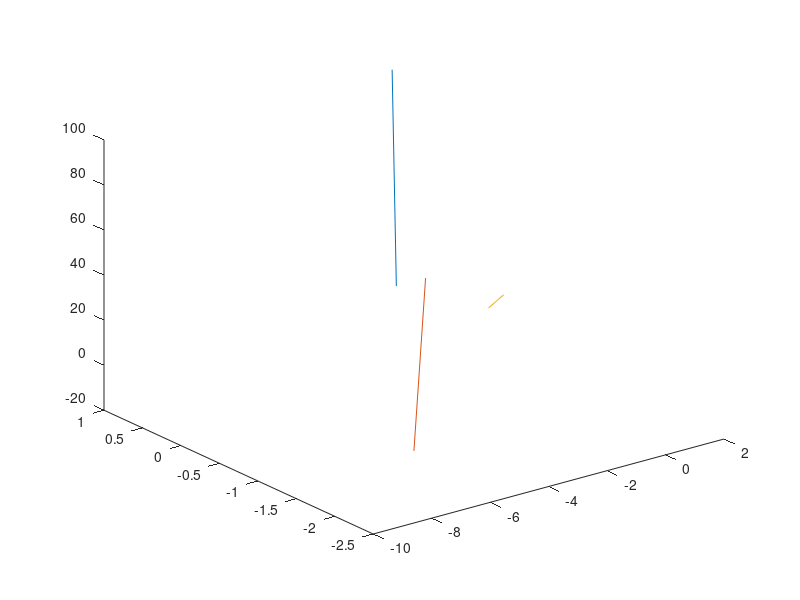

The MATLAB source for this figure:
% Plotting practice 
clear all 
close all 


t = [0, 100];
x = sin(t);
y = cos(t);
z = t;

plot3(x, y, z)

hold on 
plot3(1 + cosd(-160)*[0, 10], 1 + sind(-160)*[0,10], [0,10])

% Define edge endpoints in polar coordinates

rho = [1; 2];

Az = [10; 10]*pi/180;

El = [-10; -10]*pi/180;

% Convert endpoints to Cartesian coordinates & plot

X = rho.*cos(Az).*cos(El);

Y = rho.*sin(Az).*cos(El);

Z = rho.*sin(El);

plot3(X,Y,Z)